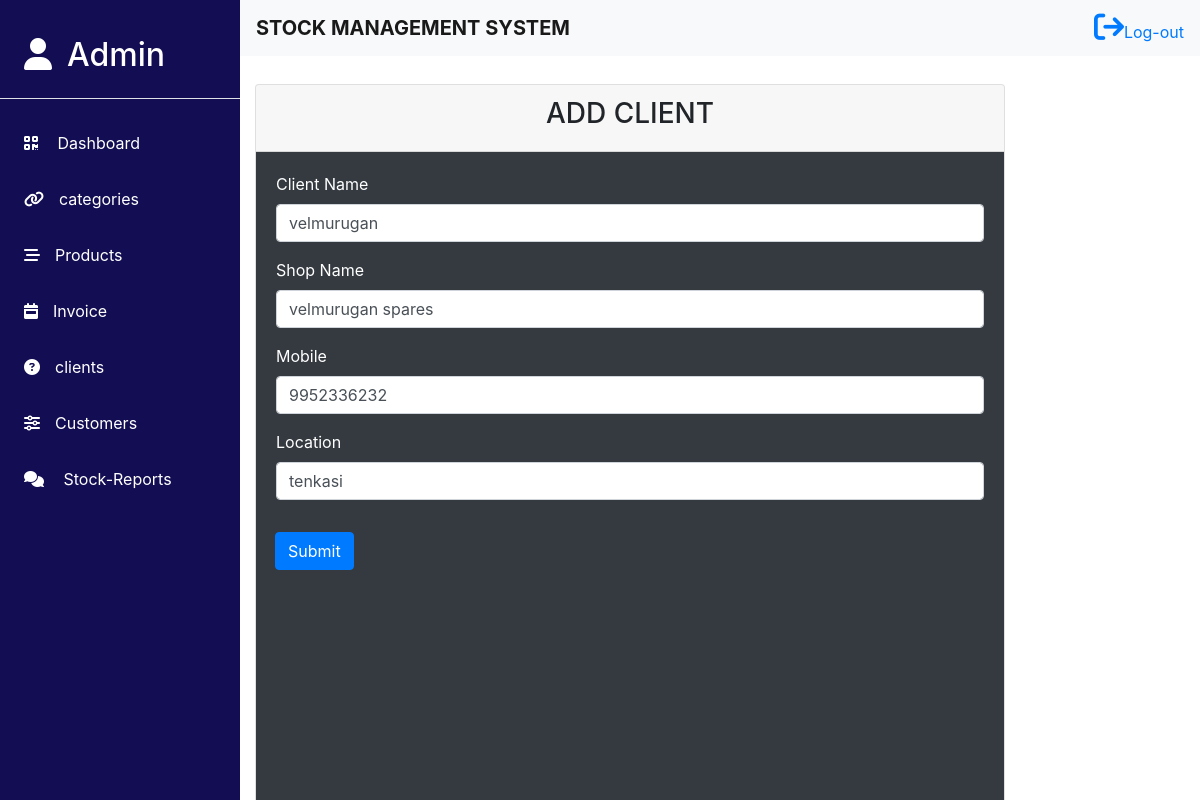
Page /update_client/1 on the committed database.
### myapp/models.py (models this page shows)
class addClient(models.Model):
    client_name=models.CharField(max_length=50,null=False,blank=False)
    shop_name=models.CharField(max_length=50,null=False,blank=False)
    mobile=models.IntegerField(null=False,blank=False)
    location=models.CharField(max_length=50,null=False,blank=False)

### myapp/views.py (the view, shortened to what this page needs)
# urls.py: path('update_client/<int:id>',views.update_client, name='update_client'),
def update_client(request,id):
  updateClient=addClient.objects.get(id=id)
  return render(request,'updateclient.html',{"updateClient":updateClient})

### templates/updateclient.html (shortened to what this page needs)
{% include 'navbar.html' %}
{% block content %}
<div class="dashboard-content add-client">
    <section class="add-con ac">
        <div class="container-fluid">
            <div class="row">
                <div class="col-10">
                    <div class="card add-cli">
                        <div class="card-header text-center">
                            <h3>ADD CLIENT</h3>
                        </div>
                            <div class="card-body bg-dark text-white">
                                <form action="{% url 'update_client' updateClient.id %}" method="post" autocomplete="off">
                                    <div class="form-row">
                                        <div class="form-group col-md-12">
                                        <label for="Name">Client Name</label>
                                        <input type="text" class="form-control" id="Name" value="{{updateClient.client_name}}" name="clientname">
                                        </div>
                                        <div class="form-group col-md-12">
                                        <label for="text  ">Shop Name</label>
                                        <input type="text" class="form-control" id="Mobile" value="{{updateClient.shop_name}}" name="shopname">
                                    </div>
                                    <div class="form-group col-md-12">
                                        <label for="number">Mobile</label>
                                        <input type="number" class="form-control" id="Mobile" value="{{updateClient.mobile}}" name="mobile">
                                    </div>
                                    <div class="form-group col-md-12">
                                        <label for="Mobile">Location</label>
                                        <input type="text" class="form-control" id="Mobile" value="{{updateClient.location}}" name="location">
                                    </div>
                                        <button type="submit" class="btn btn-primary mt-3 ml-1">Submit</button>
                            </div>
                    </div>
                </div>
            </div>
        </div>
    </section>
</div>
{% endblock %}

### static/css/dashboard.css (style rules this page uses)
* { margin:0; padding:0; box-sizing: border-box; }
.dashboard-content { margin-left:20%; margin-top:7%; }
.add-client { margin-right:2%; }
.add-con .add-cli { height:90vh; }
.ac { height:90vh; }

### rows in the picture
addClient: clientname "velmurugan", shopname "velmurugan spares", mobile "9952336232", location "tenkasi"
